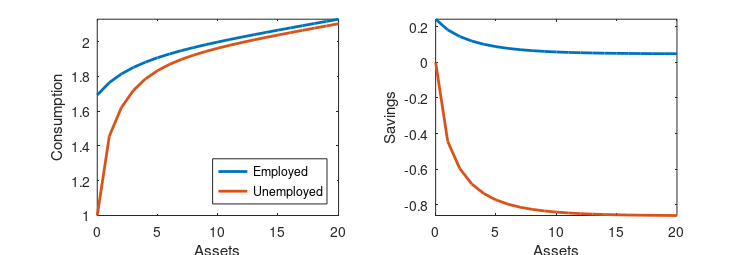
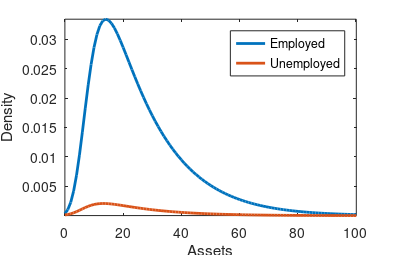

The MATLAB source for these figures, in order:
clear;

% Solve the Aiyagari model in continuous time.

% Parameters

alpha = 1/3;
beta = 1.05^(-1/4);
delta = 0.025;
gamma = 2;
mu = 0.5;             
phi = 0;  
rho = 1-beta;
Gamma = inf;
opts.disp = 0;

Na = 500;

tic

a_max = 500;        
a_min = phi;
agrd = linspace(a_min,a_max,Na)';

daf = agrd(2:Na)-agrd(1:Na-1);
dab = -(agrd(1:Na-1)-agrd(2:Na));

% Transition matrix in discrete time: g_{t+1}=T*g_{t}

T = [0.95, 1-0.95; 0.8, 1-0.8];

% Convert to continuous time such that dg_t=T*g_t

T = [-T(1,2) T(2,1);T(1,2) -T(2,1)];

% Convert to a transition matrix used in HJB equation

B = [-eye(Na)*T(2,1),eye(Na)*T(2,1);eye(Na)*T(1,2),-eye(Na)*T(1,2)];

% The steady state values of g satisfy 0=T*g. That is g is an eigenvector
% associated with a zero eigenvalue normalized to sum to one. But since T
% has a zero eigenvalue it is also singular. Solution, add a unit
% eigenvalue

[g,l] = eigs(T+eye(2),1);

g=g/sum(g);

% Steady state employment rate

e = g(1);

% Tax rate to balance budget: (1-e)*mu*w=e*tau*w.

tau = (1-e)/e*mu;

% Utility and consumption functions

u = @(c) (c.^(1-gamma)-1)./(1-gamma);
up = @(c) c.^(-gamma);
c = @(dv) dv.^(-1/gamma);

% Matrices for derivatives

Df = -diag([ones(Na-1,1)./daf;1]);
Db = diag([1;ones(Na-1,1)./dab]);
Df(1:end-1,2:end)=Df(1:end-1,2:end)+diag(ones(Na-1,1)./daf);
Db(2:end,1:end-1)=Db(2:end,1:end-1)-diag(ones(Na-1,1)./dab);

% Ok, problem set up. Let's solve it

rh = 1/beta-1;
rl = 0;

% Guess for value function

r = (rh+rl)/2;

w = (1-alpha)*(((r+delta)/alpha )^(1/(alpha-1)))^(alpha);

ve = u((r*agrd+w*(1-tau)))./rho;
ve(end) = u(r*a_max+w*(1-tau))./rho;
vu = u((r*agrd+w*mu))./rho;
vu(1) = u(r*a_min+w*mu)./rho;

metric_r = 1;

while metric_r>1e-8

    r = (rh+rl)/2;

    w = (1-alpha)*(((r+delta)/alpha )^(1/(alpha-1)))^(alpha);

    metric = 1;

    while metric>1e-8

    % Calculate derivatives

    dvef = Df*ve;
    dveb = Db*ve;

    dvuf = Df*vu;
    dvub = Db*vu;

    dvef(end) = up(w*(1-tau)+r*a_max);
    dvuf(end) = up(w*mu+r*a_max);

    dveb(1) = up(w*(1-tau)+r*a_min);
    dvub(1) = up(w*mu+r*a_min);

    cef = c(dvef);
    cuf = c(dvuf);
    ceb = c(dveb);
    cub = c(dvub);

    sef = r*agrd+w*(1-tau)-cef;
    seb = r*agrd+w*(1-tau)-ceb;
    suf = r*agrd+w*mu-cuf;
    sub = r*agrd+w*mu-cub;

    Ief = sef>0;
    Ieb = seb<0;
    Iuf = suf>0;
    Iub = sub<0;

    I0e = (1-Ief-Ieb);
    I0u = (1-Iuf-Iub);

    ce = Ief.*cef+Ieb.*ceb+I0e.*(w*(1-tau)+r*agrd);
    cu = Iuf.*cuf+Iub.*cub+I0u.*(w*mu+r*agrd);

    S = [spdiags(Ief.*sef,0,Na,Na)+spdiags(Ieb.*seb,0,Na,Na),sparse(Na,Na);sparse(Na,Na),spdiags(Iuf.*suf,0,Na,Na)+spdiags(Iub.*sub,0,Na,Na)];
    D = [spdiags(Ief,0,Na,Na)*Df+spdiags(Ieb,0,Na,Na)*Db,sparse(Na,Na);sparse(Na,Na),spdiags(Iuf,0,Na,Na)*Df+spdiags(Iub,0,Na,Na)*Db];
    
    P = S*D+B;

    A = (1/Gamma+rho)*eye(Na*2)-P;
    b = [u(ce);u(cu)]+[ve;vu]./Gamma;

    v = A\b;

    ven = v(1:Na);
    vun = v(Na+1:end);

    metric = max(max(abs([ven-ve vun-vu])));

    ve = ven;
    vu = vun;

    end

    b = zeros(2*Na,1);

    % Solve P'G=0 for the distribution. Solve a linear system instead of
    % using eigs. This works since we can normalize one element of G.
    
    b(1)=.1;
    row = [1,zeros(1,2*Na-1)];
    P(:,1) = row;

    % Normalized, now we can solve the linear system
    
    G = (P')\b;
    G = G./(G'*ones(2*Na,1));
    G = [G(1:Na),G(Na+1:2*Na)];

    K = G(:,1)'*agrd+G(:,2)'*agrd;

    rp = alpha*(K/e)^(alpha-1)-delta;
    frs = rp-r;

    if frs>0
        rl = r;
    else
        rh = r;
    end
    
    metric_r = abs(frs);

end

toc

se = Ief.*sef+Ieb.*seb;
su = Iuf.*suf+Iub.*sub;

xSize = 19; 
ySize = 6.5;

alim = max(find(agrd<101));
alims = max(find(agrd<21));

figure;
subplot(1,2,1);
y1 = plot(agrd(1:alims),ce(1:alims),'linewidth',2);
hold on
y2 = plot(agrd(1:alims),cu(1:alims),'linewidth',2);
xlabel('Assets')
ylabel('Consumption')
legend1 = legend([y1 y2],'Employed','Unemployed');
set(legend1,'Location','southeast');
axis tight
set(gca,'FontSize',10)

subplot(1,2,2);
y1= plot(agrd(1:alims),se(1:alims),'linewidth',2);
hold on
y2=plot(agrd(1:alims),su(1:alims),'linewidth',2);
xlabel('Assets')
ylabel('Savings')
axis tight
set(gca,'FontSize',10)

set(gcf,'Units','centimeters','Position',[0 0 xSize ySize],'PaperUnits','centimeters' ...
     ,'PaperPosition',[0 0 xSize ySize],'PaperSize',[xSize-2.7 ySize+0.5],'PaperPositionMode','auto')
 
print -dpdf hh.pdf

xSize = 10; 
ySize = 6.5;

figure;
y1= plot(agrd(1:alim),G(1:alim,1),'linewidth',2);
hold on
y2=plot(agrd(1:alim),G(1:alim,2),'linewidth',2);
xlabel('Assets')
ylabel('Density')
legend1 = legend([y1 y2],'Employed','Unemployed');
set(legend1,'Location','northeast');
axis tight
set(gca,'FontSize',10)

set(gcf,'Units','centimeters','Position',[0 0 xSize ySize],'PaperUnits','centimeters' ...
     ,'PaperPosition',[0 0 xSize ySize],'PaperSize',[xSize-0 ySize+0.5],'PaperPositionMode','auto')
 
print -dpdf dist.pdf










